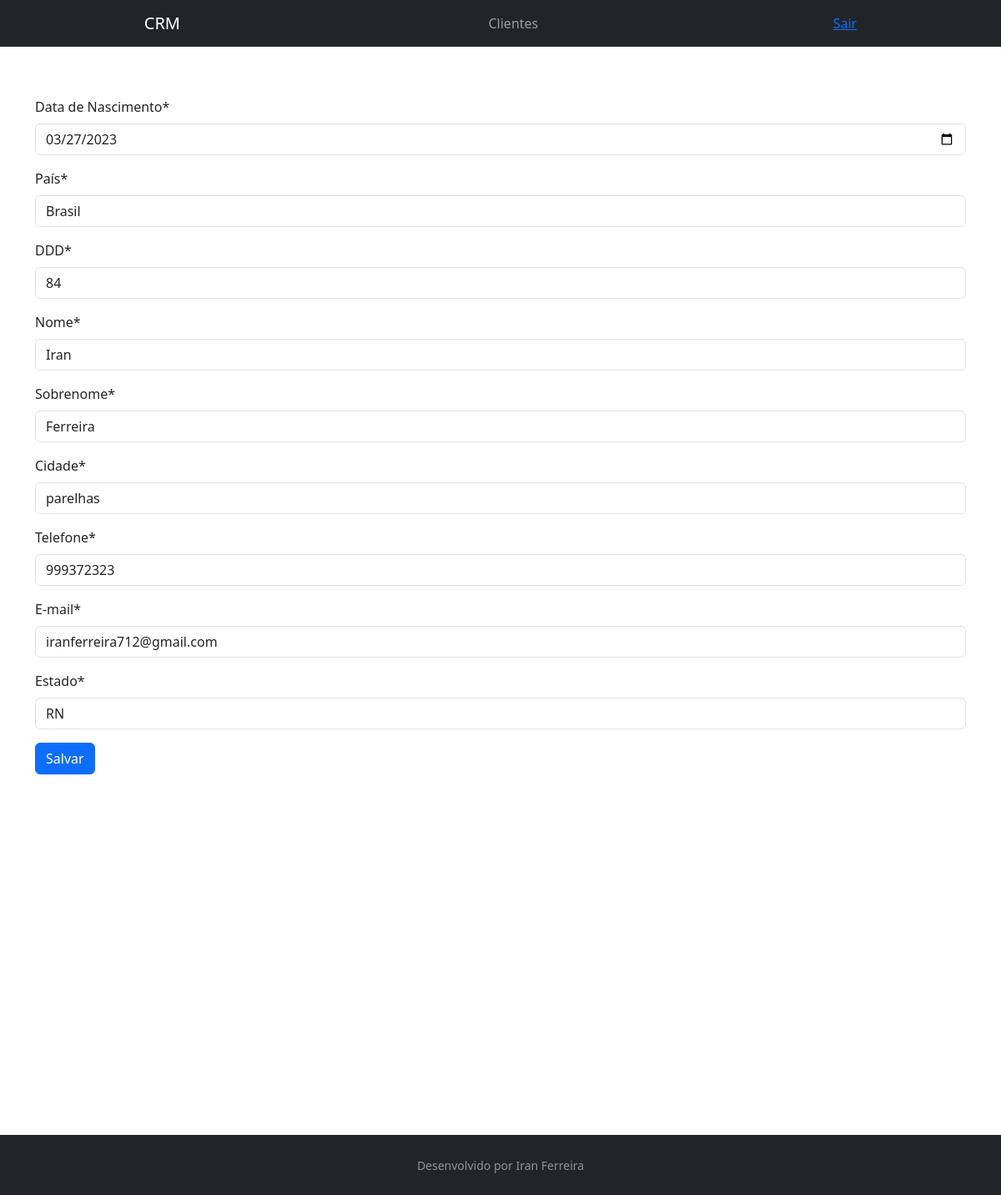
The app's page /customer/1/, older data.
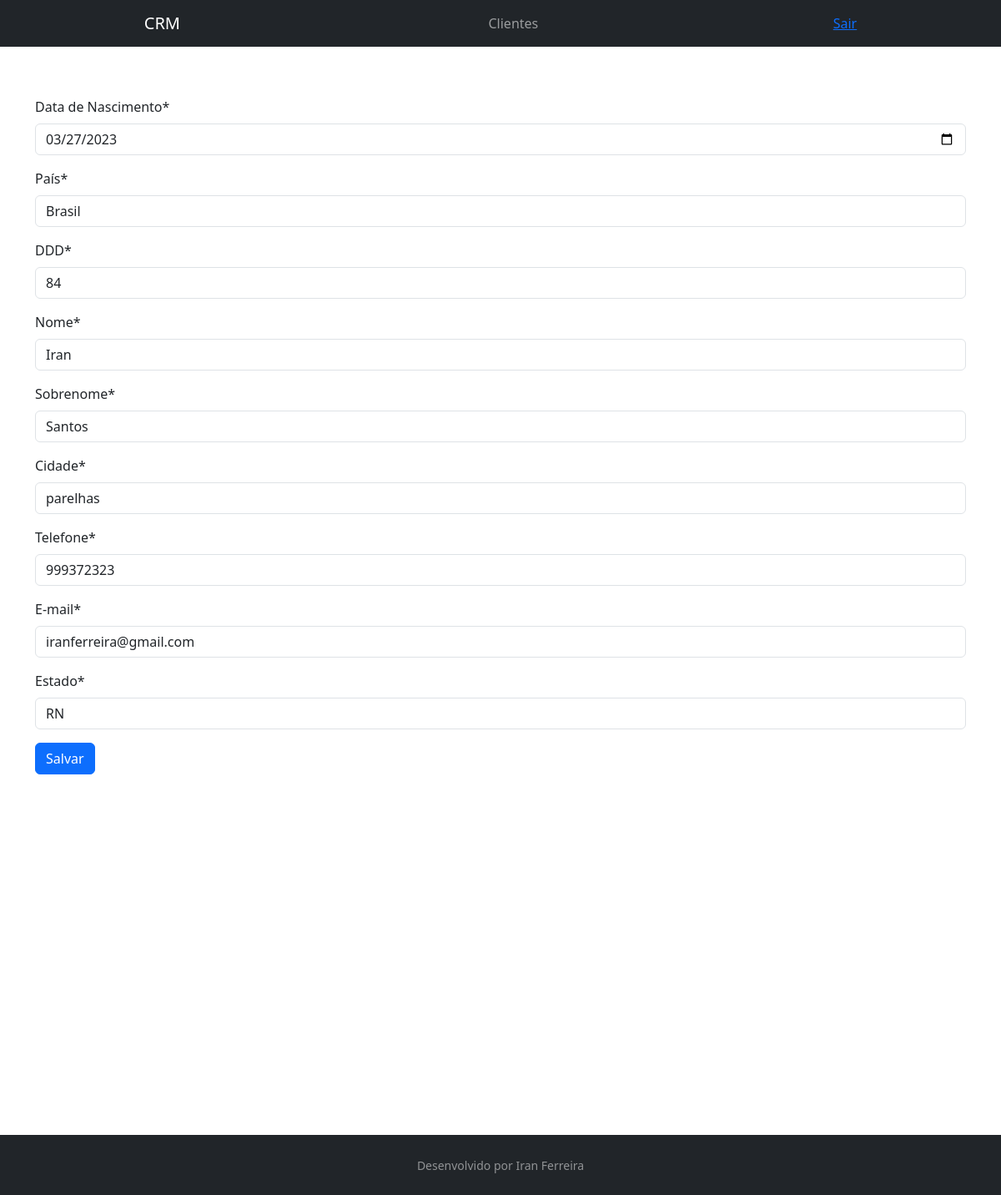
The same page, newer data.
### customer/models.py (models this page shows, shortened)
class Customer(models.Model):
    first_name = models.CharField(max_length=30)
    last_name = models.CharField(max_length=50)
    email = models.EmailField()
    birth_date = models.DateField()
    area_code = models.CharField(max_length=3) #DDD do Número
    phone_number = models.CharField(max_length=9)
    country = models.CharField(max_length=30)
    state = models.CharField(max_length=30)
    city = models.CharField(max_length=30)
    create_date = models.DateTimeField(auto_now_add=True) #Data de quando o cliente for criado
    update_date = models.DateTimeField(auto_now=True) #Data de atualização dos dados dos clientes
    active = models.BooleanField(default=True) # Ativar ou desativar o cliente, não precisa apagar todo o histórico do cliente
    class Meta:
        db_table = "customer"

### customer/views.py (the view, shortened to what this page needs)
# urls.py: path("<int:id>/", CustomerUpdateView.as_view(), name="customer-update"),
class CustomerUpdateView(UpdateView):
    template_name = "customer/customer.html"
    form_class = CustomerForm
    def get_object(self):
        id = self.kwargs.get("id")
        return get_object_or_404(Customer, id=id)

### customer/templates/customer/customer.html (shortened to what this page needs)
{% extends "model-page.html" %}
{% load crispy_forms_tags %}
{% block content %}
    <form method="POST"> {% csrf_token %}
        {{ form|crispy }}
        <button type="submit" class="btn btn-primary">Salvar</button>
    </form>
{% endblock %}

Row changes from the older to the newer data that the page shows:
changed Customer "Brasil": last_name "Ferreira" → "Santos"; email "iranferreira712@gmail.com" → "iranferreira@gmail.com"
